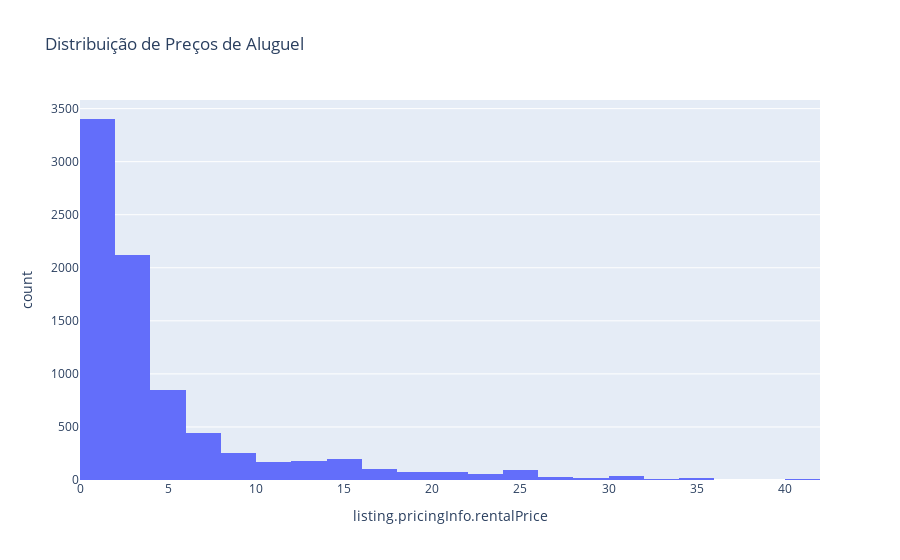

Notebook code cell kept with this figure:
### Code cell
fig = px.histogram(
    data_frame=df,
    x="listing.pricingInfo.rentalPrice",
    nbins=30,
    title="Distribuição de Preços de Aluguel",
)
fig.show()

### Figure 1 — Plotly figure (JSON) as saved in the notebook; plotly's stock layout.template omitted (floating-point values rounded to 4 significant figures; data arrays with more than 128 entries replaced by an {"elided": "..."} marker saying what was removed)
{"data": [{"alignmentgroup": "True", "bingroup": "x", "hovertemplate": "listing.pricingInfo.rentalPrice=%{x}<br>count=%{y}<extra></extra>", "legendgroup": "", "marker": {"color": "#636efa", "pattern": {"shape": ""}}, "name": "", "nbinsx": 30, "offsetgroup": "", "orientation": "v", "showlegend": false, "type": "histogram", "x": {"elided": "8148 float values"}, "xaxis": "x", "yaxis": "y"}], "layout": {"autosize": true, "barmode": "relative", "legend": {"tracegroupgap": 0}, "title": {"text": "Distribuição de Preços de Aluguel"}, "xaxis": {"anchor": "y", "autorange": true, "domain": [0, 1], "range": [0, 42], "title": {"text": "listing.pricingInfo.rentalPrice"}, "type": "linear"}, "yaxis": {"anchor": "x", "autorange": true, "domain": [0, 1], "range": [0, 3581.0], "title": {"text": "count"}}}}
